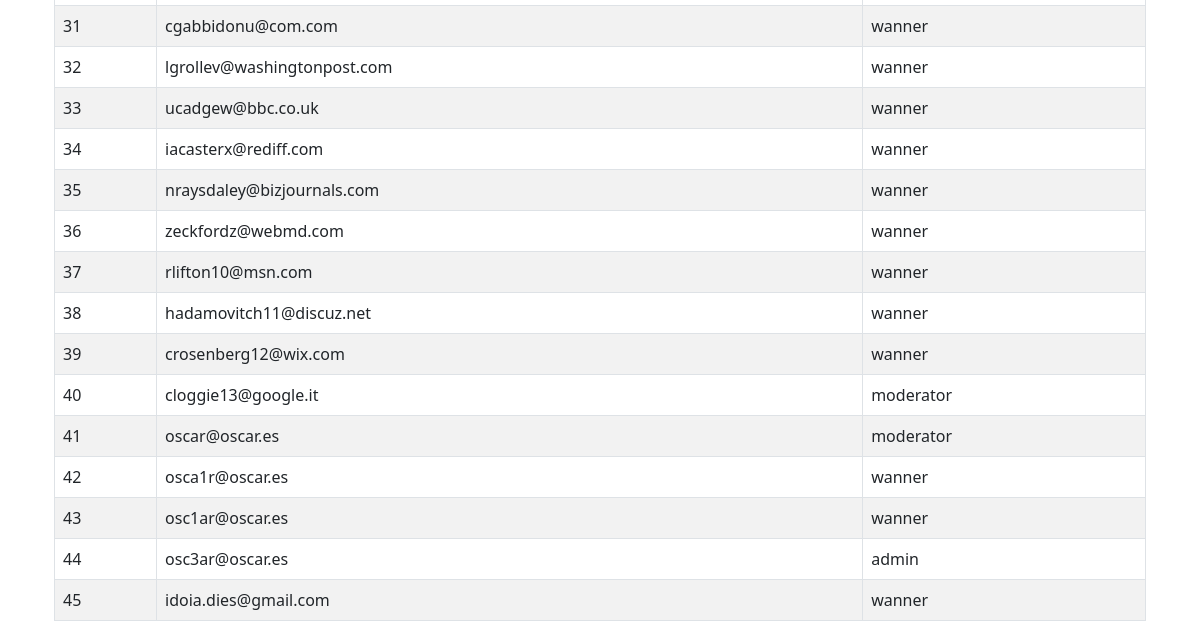
Before: /admin/users (signed in, lower part) with the older database file.
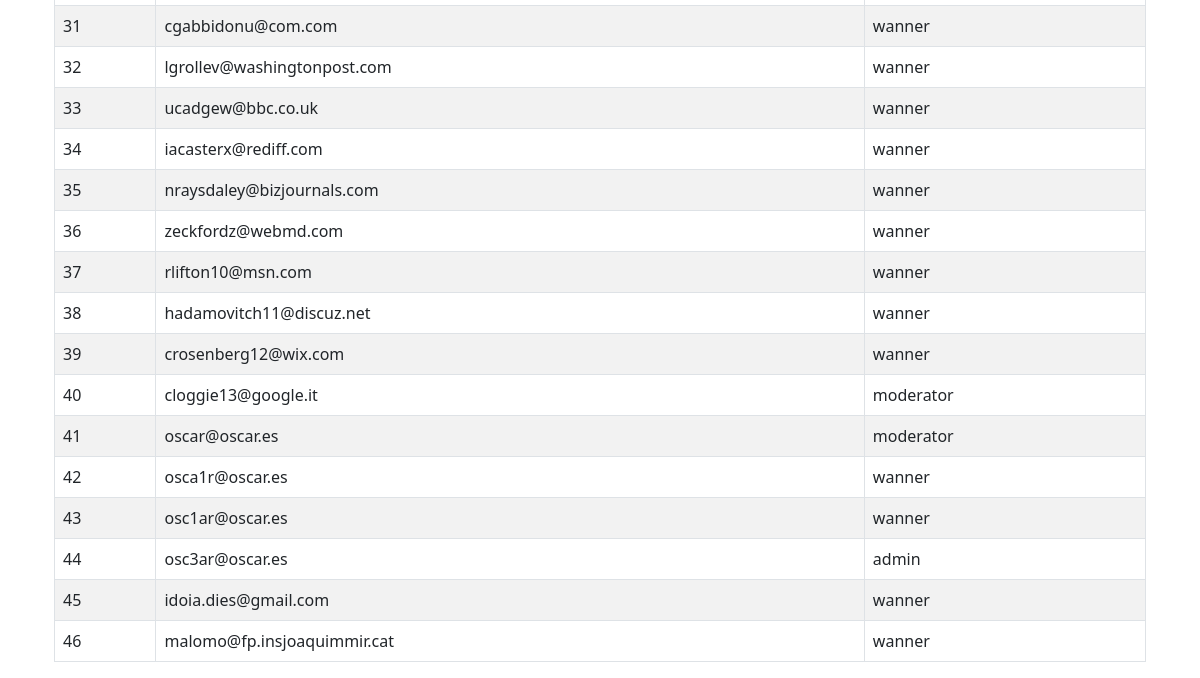
After: the same page with the newer database file.
### app/models.py (models this page shows, shortened)
class User(UserMixin, db.Model):
    __tablename__ = "users"
    id = db.Column(db.Integer, primary_key=True, autoincrement=True)
    name = db.Column(db.Text, unique=True, nullable=False)
    email = db.Column(db.Text, unique=True, nullable=False)
    password = db.Column(db.Text, nullable=False)
    role = db.Column(db.Text, nullable=False, default='wanner')
    created = db.Column(db.DATETIME, default=now(), nullable=False)
    updated = db.Column(db.DATETIME, default=now(), onupdate=now(), nullable=False)

### app/routes_admin.py (the view)
@admin_bp.route('/admin/users')
@login_required
@requireAdminRole.require(http_exception=403)
def admin_users():
    users = db.session.query(User).all()
    return render_template('admin/users_list.html', users=users)

### app/routes_auth.py (called while the page is built)
@login_manager.user_loader
def load_user(name):
    if name is not None:
        user_or_none = db.session.query(User).filter(User.name == name).one_or_none()
        return user_or_none
    return None

### app/templates/admin/users_list.html (shortened to what this page needs)
{% extends 'layout.html' %}
{% block content %}
<div class="container mt-5">
    <table class="table table-striped table-bordered">
        <tbody>
            {% for user in users %}
                <tr>
                    <td>{{ user.id }}</td>
                    <td>{{ user.email }}</td>
                    <td>{{ user.role }}</td>
                </tr>
            {% endfor %}
        </tbody>
    </table>
</div>
{% endblock %}

### app/templates/layout.html (shortened to what this page needs)
<!DOCTYPE html>
<html lang="es">
<head>
    <link rel="stylesheet" href="https://cdn.jsdelivr.net/npm/bootstrap@5.2.3/dist/css/bootstrap.min.css">
</head>
<body>
    <main class="container mt-5">
        {% block content %}{% endblock %}
    </main>
</body>
</html>

Changed rows visible on the page:
added User: id "46", email "malomo@fp.insjoaquimmir.cat", role "wanner"
